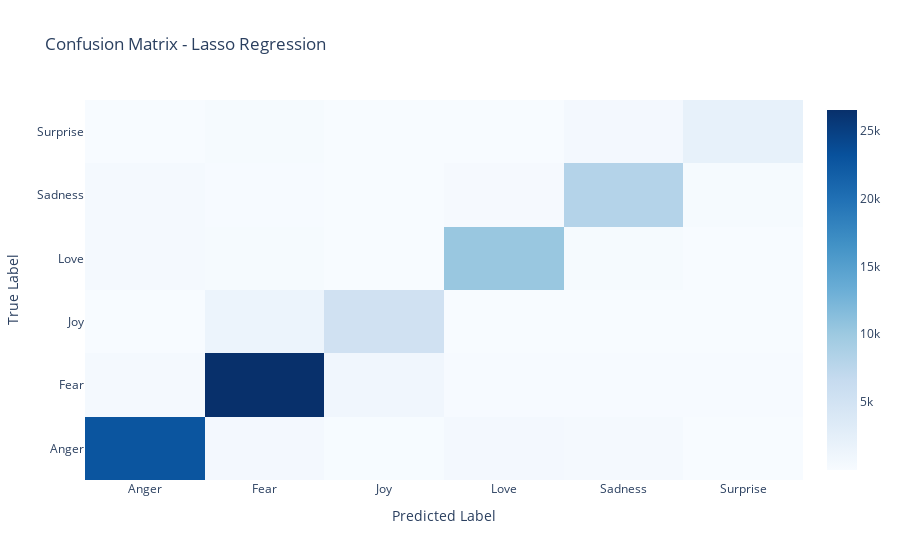

Notebook code for this chart:
### Markdown cell above
#### Confusion Matrix and Heatmap for the Best Model using Plotly

### Code cell
y_pred_best = best_model.predict(tfidf_vect.transform(X_test))
cm = confusion_matrix(y_test, y_pred_best)
cm_fig = go.Figure(data=go.Heatmap(
    z=cm,
    x=['Anger', 'Fear', 'Joy', 'Love', 'Sadness', 'Surprise'],
    y=['Anger', 'Fear', 'Joy', 'Love', 'Sadness', 'Surprise'],
    colorscale='Blues'
))
cm_fig.update_layout(
    title=f'Confusion Matrix - {best_model_name}',
    xaxis_title="Predicted Label",
    yaxis_title="True Label"
)
cm_fig.show()

### Figure 1 — Plotly figure (JSON) as saved in the notebook; plotly's stock layout.template omitted (floating-point values rounded to 4 significant figures)
{"data": [{"colorscale": [[0, "rgb(247,251,255)"], [0.125, "rgb(222,235,247)"], [0.25, "rgb(198,219,239)"], [0.375, "rgb(158,202,225)"], [0.5, "rgb(107,174,214)"], [0.625, "rgb(66,146,198)"], [0.75, "rgb(33,113,181)"], [0.875, "rgb(8,81,156)"], [1, "rgb(8,48,107)"]], "type": "heatmap", "x": ["Anger", "Fear", "Joy", "Love", "Sadness", "Surprise"], "y": ["Anger", "Fear", "Joy", "Love", "Sadness", "Surprise"], "z": [[22794, 577, 84, 600, 389, 60], [350, 26502, 990, 149, 137, 119], [73, 1417, 5298, 31, 21, 13], [438, 253, 33, 10280, 320, 15], [411, 186, 24, 333, 8149, 273], [68, 230, 11, 19, 533, 2182]]}], "layout": {"title": {"text": "Confusion Matrix - Lasso Regression"}, "xaxis": {"title": {"text": "Predicted Label"}}, "yaxis": {"title": {"text": "True Label"}}}}
